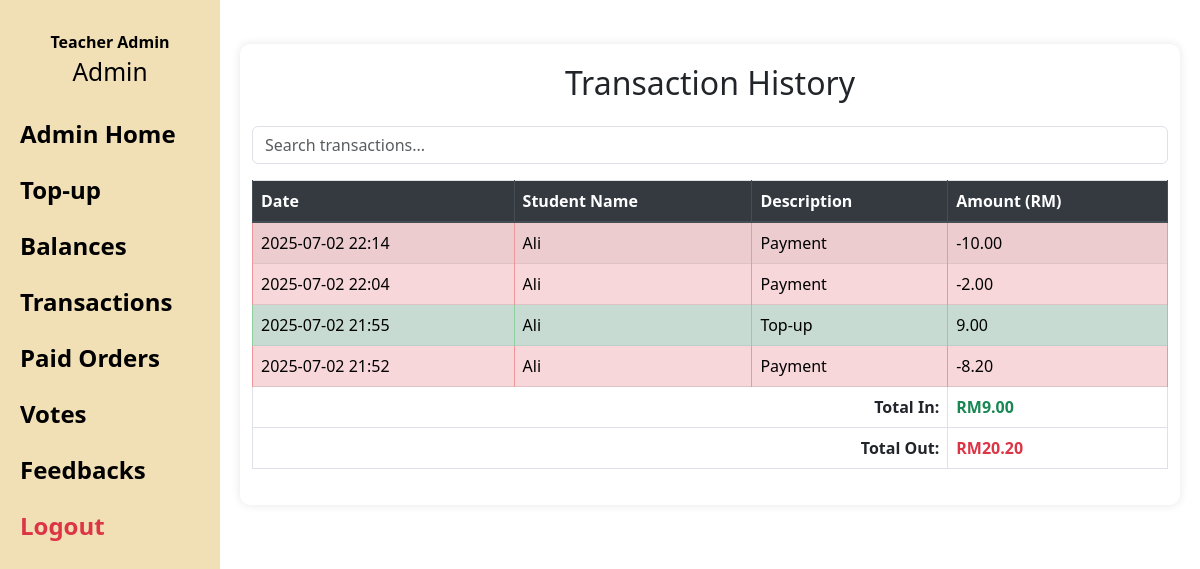
Page /transactions (signed in) on the committed database.
### models.py (models this page shows)
class StudentInfo(db.Model, UserMixin):
    __tablename__ = 'student_info'
    id = db.Column(db.Integer, primary_key=True)
    name = db.Column(db.String(100))
    ic_last4 = db.Column(db.String(4), unique=True)
    pin = db.Column(db.String(4), nullable=False)  # PIN for login
    password = db.Column(db.String(10),)  # Password for admin login
    role = db.Column(db.String(10), default='student')  # 'admin' or 'student'
    balance = db.Column(db.Integer, default=0)
    frozen = db.Column(db.Boolean, default=False)

### transactions.py (models this page shows, shortened)
class Transaction(db.Model):
    __tablename__ = 'transaction'
    id = db.Column(db.Integer, primary_key=True)
    student_id = db.Column(db.Integer, db.ForeignKey('student_info.id'), nullable=False)
    description = db.Column(db.String(100), nullable=False)  # e.g. "Top-up", "Food order"
    amount = db.Column(Numeric(10, 2), nullable=False)
    timestamp = db.Column(db.DateTime, default=lambda: datetime.now(timezone(timedelta(hours=8))))
    student = db.relationship('StudentInfo', backref='transactions')  # Optional but useful

### app.py (the view)
@app.route('/transactions')
@login_required
def transactions():
    if current_user.role != 'admin':
        return redirect(url_for('home'))
    logs = Transaction.query.order_by(Transaction.timestamp.desc()).all()
    total_in = sum(t.amount for t in logs if t.amount > 0)
    total_out = sum(abs(t.amount) for t in logs if t.amount < 0)
    return render_template('transactions.html', logs=logs, total_in=total_in, total_out=total_out)

### app.py (called while the page is built)
@app.before_request
def make_session_non_permanent():
    session.permanent = False

@login_manager.user_loader
def load_user(user_id):
    return StudentInfo.query.get(int(user_id))

@app.context_processor
def inject_user():
    return {'user': current_user}

### templates/transactions.html (shortened to what this page needs)
{% extends "base.html" %}
{% block content %}
<div class="container mt-4">
  <h2 class="mb-4">Transaction History</h2>
  <input type="text" id="search" placeholder="Search transactions..." class="form-control mb-3">
  <table class="table table-bordered table-striped table-hover">
    <thead class="thead-dark">
        <tr>
          <th scope="col">Date</th>
          <th scope="col">Student Name</th>
          <th scope="col">Description</th>
          <th scope="col">Amount (RM)</th>
        </tr>
      </thead>
      <tbody>
        {% for txn in logs %}
        <tr class="{% if txn.amount < 0 %}table-danger{% elif txn.amount > 0 %}table-success{% endif %}">
          <td>{{ txn.timestamp.strftime('%Y-%m-%d %H:%M') }}</td>
          <td>{{ txn.student.name }}</td>
          <td>{{ txn.description }}</td>
          <td>{{ "%.2f"|format(txn.amount) }}</td>
        </tr>
        {% endfor %}
      </tbody>
      <tfoot>
    <tr>
      <th colspan="3" scope="row" class="text-end" id="total-in-label">Total In:</th>
      <th class="text-success" scope="col">RM{{ "%.2f"|format(total_in) }}</th>
    </tr>
    <tr>
      <th colspan="3" class="text-end" scope="row" id="total-out-label">Total Out:</th>
      <th class="text-danger" scope="col" id="total-out-value">RM{{ "%.2f"|format(total_out) }}</th>
    </tr>
  </tfoot>
  </table>
</div>
{% endblock %}

### templates/base.html (shortened to what this page needs)
<!DOCTYPE html>
<html lang="en" xml:lang="en">
<head>
  <link rel="stylesheet" href="/static/style.css" />
  <link rel="stylesheet" href="https://stackpath.bootstrapcdn.com/bootstrap/4.4.1/css/bootstrap.min.css"
 />
  <link rel="stylesheet" href="https://stackpath.bootstrapcdn.com/font-awesome/4.7.0/css/font-awesome.min.css"
 />
  <link rel="stylesheet" href="https://cdn.jsdelivr.net/npm/bootstrap@5.3.0/dist/css/bootstrap.min.css">
</head>
<body>
  {% if user.is_authenticated %}
    <div class="wrapper">
      <div class="sidenav" id="sidebar">
        <div class="user-info">
          {% if user.is_authenticated %}
            {{ user.name }}<br>
            <h3><small>{{ user.role|capitalize }}</small></h3>
          {% endif %}
        </div>
        {% if user.is_authenticated %}
          {% if user.role == 'student' %}
              <br>
              <br>
              <a href="{{ url_for('student_dashboard') }}">Dashboard</a>
              <a href="{{ url_for('order') }}">Order</a>
              <a href="{{ url_for('payment') }}">Payment</a>
              <a href="{{ url_for('vote') }}">Vote</a>
              <a href="{{ url_for('feedback') }}">Feedback</a>
          {% elif user.role == 'admin' %}
              <a href="{{ url_for('admin_dashboard') }}">Admin Home</a>
              <a href="{{ url_for('topup') }}">Top-up</a>
              <a href="{{ url_for('student_balances') }}">Balances</a>
              <a href="{{ url_for('transactions') }}">Transactions</a>
              <a href="{{ url_for('paid_orders') }}">Paid Orders</a>
              <a href="{{ url_for('vote') }}">Votes</a>
              <a href="{{ url_for('feedback') }}">Feedbacks</a>
          {% endif %}
        <a href="{{ url_for('logout') }}" class="text-danger">Logout</a>
        {% endif %}
      </div>
    </div>
  {% endif %}
  <div class="main">
  {% block content %}{% endblock %}
</div>
</body>
</html>

### static/style.css (style rules this page uses)
.sidenav { width: 220px; background-color: #f1dfb6; color: black; padding-top: 20px; position: sticky; top: 0; height: 100vh; overflow-y: auto; flex-shrink: 0; transition: transform 0.3s ease-in-out; z-index: 1000; }
.sidenav a { padding: 10px 20px; display: block; color: black; text-decoration: none; font-size: 24px; font-weight: bold; }
.wrapper { display: flex; width: auto; }
.main { flex-grow: 1; padding: 20px; }
.sidenav .user-info { padding: 10px 20px; font-weight: bold; text-align: center; }
body { font-family: Arial, sans-serif; background-color: #f5f5f5; display: flex; min-height: 100vh; margin: 0; padding: 0; }
.container { padding: 20px; max-width: 90vw; margin: auto; background: white; border-radius: 10px; box-shadow: 0 0 10px rgba(0,0,0,0.1); touch-action: manipulation; }
h2, h3 { color: #333; text-align: center; font-size: 1.8em; }
input, textarea, select { width: 100%; padding: 12px; font-size: 1.1em; margin-bottom: 15px; border-radius: 8px; border: 1px solid #ccc; box-sizing: border-box; }

### rows in the picture
StudentInfo: name "Teacher Admin", role "Admin"
Transaction: timestamp "2025-07-02 22:14", student.name "Ali", description "Payment", amount "-10.00"
Transaction: timestamp "2025-07-02 22:04", student.name "Ali", description "Payment", amount "-2.00"
Transaction: timestamp "2025-07-02 21:55", student.name "Ali", description "Top-up", amount "9.00"
Transaction: timestamp "2025-07-02 21:52", student.name "Ali", description "Payment", amount "-8.20"

### other values in the picture
{{ "%.2f"|format(total_in) }} "9.00"
{{ "%.2f"|format(total_out) }} "20.20"
